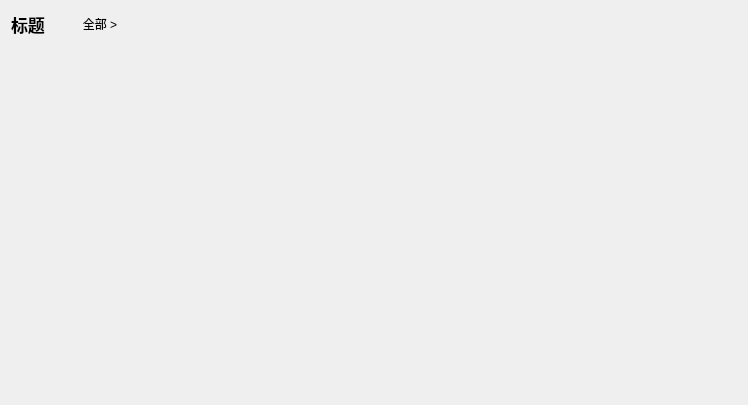
<?xml version="1.0" encoding="UTF-8"?>
<ui version="4.0">
 <class>LiveCommonPartWidget</class>
 <widget class="QWidget" name="LiveCommonPartWidget">
  <property name="geometry">
   <rect>
    <x>0</x>
    <y>0</y>
    <width>748</width>
    <height>405</height>
   </rect>
  </property>
  <property name="windowTitle">
   <string>LiveCommonPartWidget</string>
  </property>
  <layout class="QVBoxLayout" name="verticalLayout">
   <property name="spacing">
    <number>2</number>
   </property>
   <property name="leftMargin">
    <number>2</number>
   </property>
   <property name="topMargin">
    <number>2</number>
   </property>
   <property name="rightMargin">
    <number>2</number>
   </property>
   <property name="bottomMargin">
    <number>2</number>
   </property>
   <item>
    <widget class="QWidget" name="widget" native="true">
     <layout class="QHBoxLayout" name="horizontalLayout">
      <property name="spacing">
       <number>15</number>
      </property>
      <item>
       <widget class="QLabel" name="title_label">
        <property name="font">
         <font>
          <pointsize>13</pointsize>
          <bold>true</bold>
         </font>
        </property>
        <property name="text">
         <string>标题</string>
        </property>
       </widget>
      </item>
      <item>
       <widget class="QPushButton" name="all_pushButton">
        <property name="cursor">
         <cursorShape>PointingHandCursor</cursorShape>
        </property>
        <property name="text">
         <string>全部 &gt;</string>
        </property>
        <property name="flat">
         <bool>true</bool>
        </property>
       </widget>
      </item>
      <item>
       <spacer name="horizontalSpacer">
        <property name="orientation">
         <enum>Qt::Horizontal</enum>
        </property>
        <property name="sizeHint" stdset="0">
         <size>
          <width>419</width>
          <height>20</height>
         </size>
        </property>
       </spacer>
      </item>
      <item>
       <widget class="QLabel" name="left_label">
        <property name="sizePolicy">
         <sizepolicy hsizetype="Fixed" vsizetype="Fixed">
          <horstretch>0</horstretch>
          <verstretch>0</verstretch>
         </sizepolicy>
        </property>
        <property name="minimumSize">
         <size>
          <width>20</width>
          <height>20</height>
         </size>
        </property>
        <property name="maximumSize">
         <size>
          <width>20</width>
          <height>20</height>
         </size>
        </property>
        <property name="text">
         <string/>
        </property>
       </widget>
      </item>
      <item>
       <widget class="QLabel" name="right_label">
        <property name="sizePolicy">
         <sizepolicy hsizetype="Fixed" vsizetype="Fixed">
          <horstretch>0</horstretch>
          <verstretch>0</verstretch>
         </sizepolicy>
        </property>
        <property name="minimumSize">
         <size>
          <width>20</width>
          <height>20</height>
         </size>
        </property>
        <property name="maximumSize">
         <size>
          <width>20</width>
          <height>20</height>
         </size>
        </property>
        <property name="text">
         <string/>
        </property>
       </widget>
      </item>
     </layout>
    </widget>
   </item>
   <item>
    <widget class="QWidget" name="table_widget" native="true">
     <property name="sizePolicy">
      <sizepolicy hsizetype="Expanding" vsizetype="Expanding">
       <horstretch>0</horstretch>
       <verstretch>0</verstretch>
      </sizepolicy>
     </property>
     <layout class="QVBoxLayout" name="verticalLayout_2">
      <item>
       <widget class="QWidget" name="line_widget_1" native="true"/>
      </item>
      <item>
       <widget class="QWidget" name="line_widget_2" native="true"/>
      </item>
     </layout>
    </widget>
   </item>
  </layout>
 </widget>
 <resources/>
 <connections/>
</ui>
